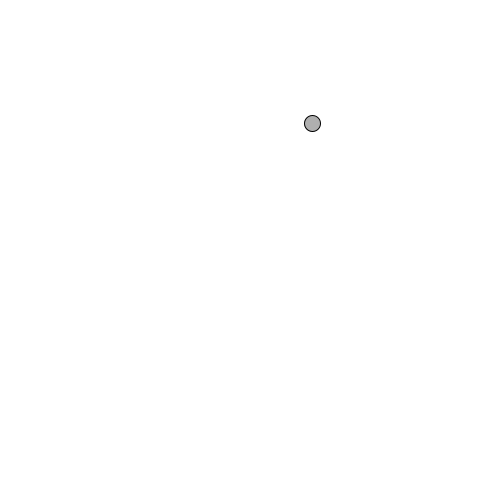
Frame 1 (no input)
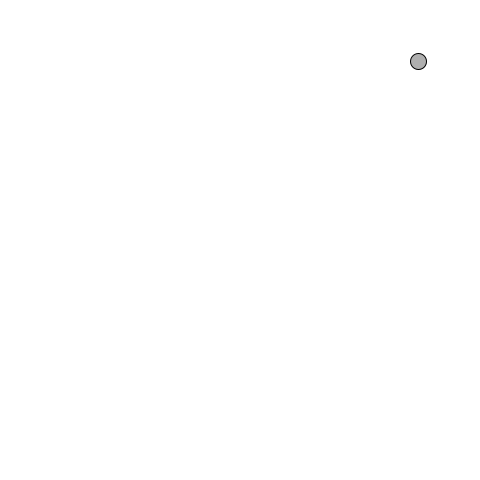
Frame 60 (the mouse pressed at the canvas centre just before this capture)
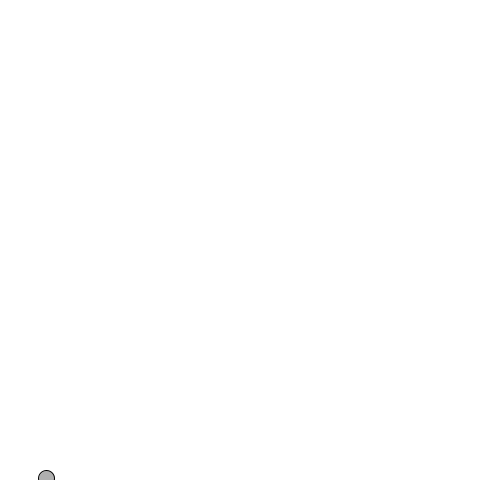
Frame 120 (the mouse held since frame 60 and released just before this capture)

The Processing sketch that drew these frames (run headless with seeded random() and noise(); from frame 60 on, the mouse is pressed at the canvas centre):

// Processing sketch: Mover1
// ── Mover1.pde
class Pvector {

  float x, y;
  Pvector(float x_, float y_) {
    x=x_;
    y=y_;
  };
  void add(Pvector v ) {
    y=y+v.y;
    x=x+v.x;
  }
  void sub(Pvector v ) {
    y=y-v.y;
    x=x-v.x;
  }
  float mag() {
    return sqrt(x*x+y*y);
  }
  void mult(float n) {
    x=x*n;
    y=y*n;
  }
  void div(float n) {
    x=x/n;
    y=y/n;
  }
  void narmalize() {
    float m=mag();
    if (m!=0) {
      div(m);
    }
  }
};

class Mover {

  Pvector location;
  Pvector velocity;

  Mover() {

    location=new Pvector(random(width), random(height));
    velocity=new Pvector(random(-2, 2), random(-2, 2));
  } 

  void update() {

    location.add(velocity);
  }
  
  void display() {
    stroke(0);
    fill(175);
    ellipse(location.x, location.y, 16, 16);
  }

  void checkEdges() {
    if (location.x>width) {
      location.x=0;
    } else if (location.x<0) {
      location.x=width;
    }
    if (location.y>height) {
      location.y=0;
    } else if (location.y<0) {
      location.y=height;
    }
  }
}


Mover mover;
void setup()
{
  size(480, 480);
  mover =new Mover();
};

void draw() {
  background(255);
  mover.update();
  mover.checkEdges();
  mover.display();
  
}
